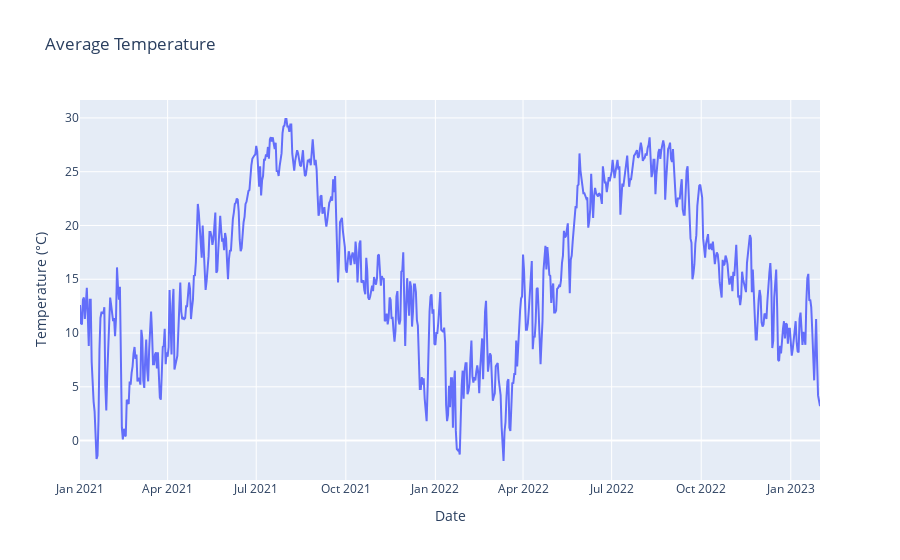

Source (notebook cell):
### Code cell
import plotly.graph_objects as go

figure = go.Figure(data=[go.Scatter(x=data.index, y=data["tavg"], mode='lines', name='Avg Temp')])

figure.update_layout(title="Average Temperature",
                     xaxis_title="Date",
                     yaxis_title="Temperature (°C)",
                     xaxis_rangeslider_visible=False)

figure.show()

### Figure 1 — Plotly figure (JSON) as saved in the notebook; plotly's stock layout.template omitted (floating-point values rounded to 4 significant figures; data arrays with more than 128 entries replaced by an {"elided": "..."} marker saying what was removed)
{"data": [{"mode": "lines", "name": "Avg Temp", "type": "scatter", "x": {"elided": "761 str values"}, "y": {"elided": "761 float values"}}], "layout": {"title": {"text": "Average Temperature"}, "xaxis": {"rangeslider": {"visible": false}, "title": {"text": "Date"}}, "yaxis": {"title": {"text": "Temperature (°C)"}}}}
